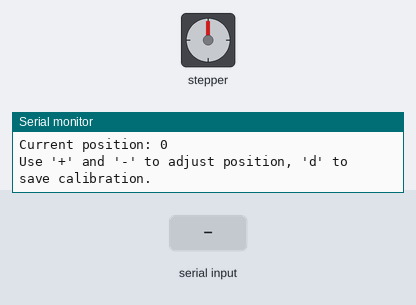
The sketch below on a simulated Arduino Uno, built with avr-gcc and run on an emulated ATmega328P. Parts: stepper motor, the last lines printed to the serial monitor. Wiring (inferred from the names in the program): stepper motor driver (200 steps per turn assumed): step pin 9; direction pin 5. The test bench sets the inputs (shaded band).

Above: at 1.2 s.
1.3 s: "-" received over Serial
At 2.2 s:
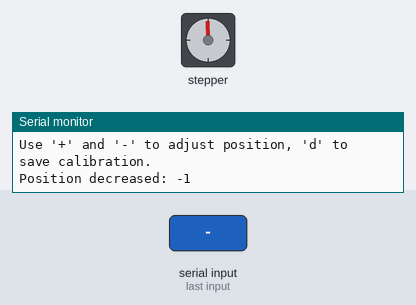
2.8 s: "+" received over Serial
At 3.3 s:
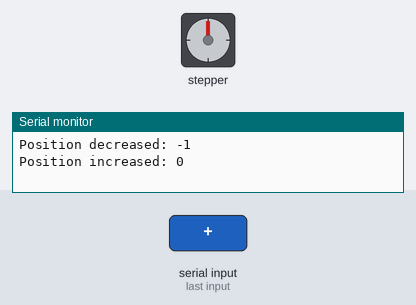
Timing chart, 0 to 5.8 s (numbered marks = the images above; inputs shaded):
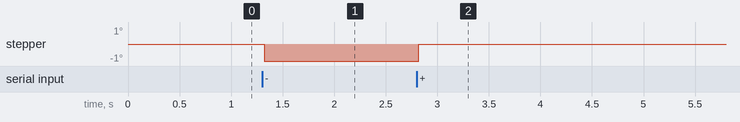

The sketch:

stepper_calibration.ino
```cpp
#include <FlashAsEEPROM.h>

const int stepPin = 9;  // Pin connected to the PWM signal (Step pin)
const int directionPin = 5; // Pin connected to the Direction pin

const int positionAddress = 0;     // EEPROM address to store the stepper position
const int calibrationFlagAddress = 10; // EEPROM address to store the calibration flag

int stepperPosition = 0; // Variable to store the current position of the stepper motor

void setup() {
  // Start serial communication to display the position and status
  Serial.begin(9600);

  // Initialize direction and step pins as outputs
  pinMode(directionPin, OUTPUT);
  pinMode(stepPin, OUTPUT);

  // Read position and calibration flag from EEPROM
  //stepperPosition = EEPROM.read(positionAddress);
  Serial.print("Current position: ");
  Serial.println(stepperPosition);
  Serial.println("Use '+' and '-' to adjust position, 'd' to save calibration.");
}

void loop() {
  if (Serial.available()) {
    char input = Serial.read(); // Read user input from serial monitor

    // Calibration logic
    if (input == '+') {
      stepperPosition++;
      Serial.print("Position increased: ");
      Serial.println(stepperPosition);
      digitalWrite(directionPin, HIGH);
      oneStep();
    }

    if (input == '-') {
      stepperPosition--;
      Serial.print("Position decreased: ");
      Serial.println(stepperPosition);
      digitalWrite(directionPin, LOW);
      oneStep();
    }

    if (input == 'd') {
      // Save the position to EEPROM and set the calibration flag
      EEPROM.write(positionAddress, stepperPosition);
      EEPROM.write(calibrationFlagAddress, 1); // Set calibration flag to true
      Serial.println("Calibration saved. Flag set.");
    }
  }
  delay(100);  // Small delay to debounce serial input
}

void oneStep()
{
  // pwm signal high
  digitalWrite(stepPin, HIGH);
  delayMicroseconds(10);        // Hold for 100 microseconds (adjust as needed)
  digitalWrite(stepPin, LOW);    // Step low
}
```
